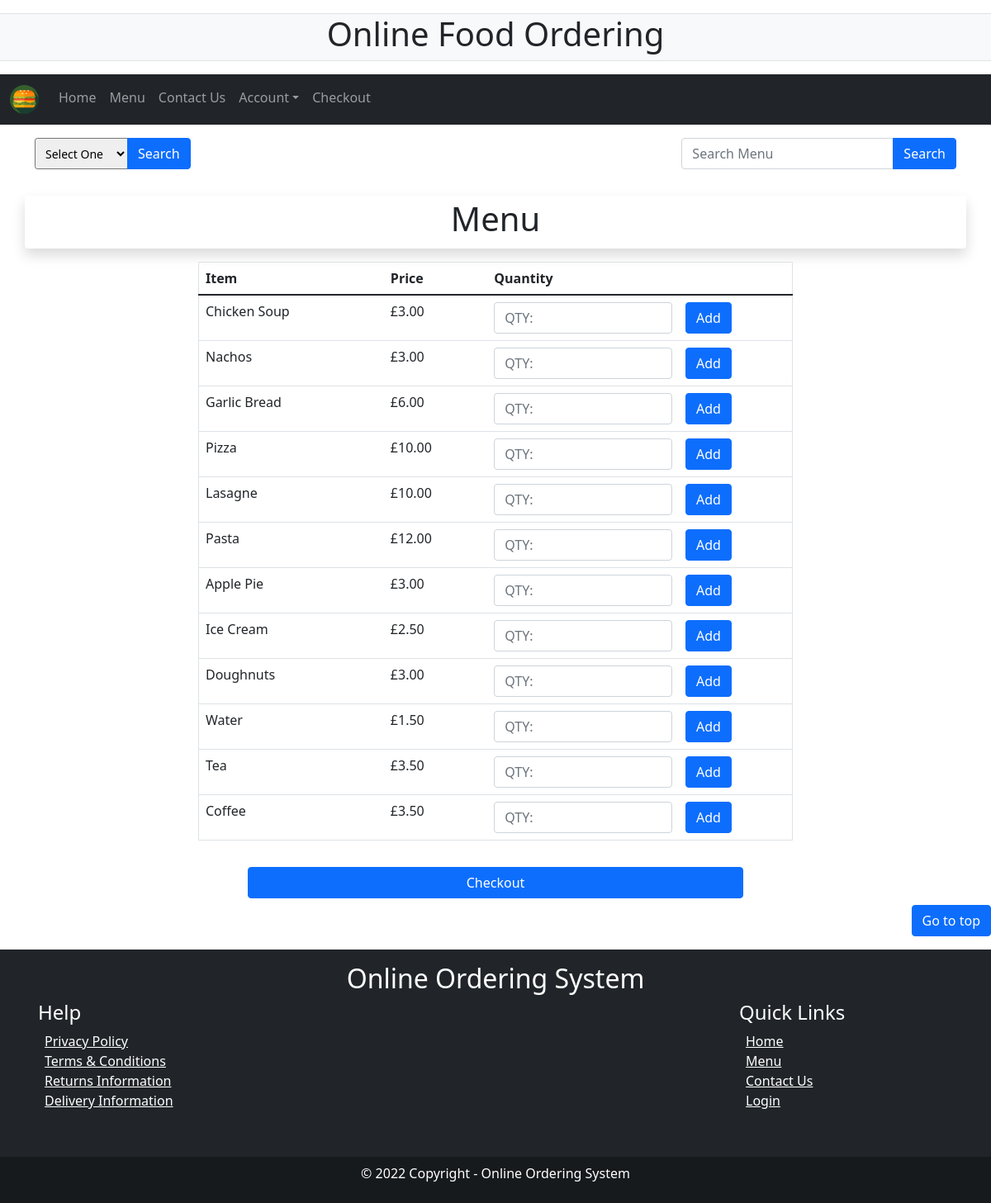
Page /index.php/menu on the committed database.
### tables this page shows
CREATE TABLE `menu` (
  `menuid` int(11) NOT NULL,
  `name` varchar(255) NOT NULL,
  `quantity` int(11) NOT NULL,
  `price` decimal(6,2) NOT NULL,
  `type` varchar(255) NOT NULL
);

### application/controllers/Menu.php (called while the page is built, shortened)
<?php
class Menu extends CI_Controller {
	public function __construct()
	{
		$this->load->database();
		$this->load->helper('html');
		$this->load->helper('cookie');
		$this->load->model('Menu_model');
	}
	public function index()
	{
		$this->load->view('navbar');
		$this->menu();
		$this->load->view('footer');
	}
	public function menu(){
		$type =  $this->input->post('searchMenu');
		$dropType =  $this->input->post('dropType');
		$data = array();
		$data['starter'] = $this->Menu_model->allItems();
		$data['main'] = $this->Menu_model->main();
		$data['dessert'] = $this->Menu_model->dessert();
		$data['drinks'] = $this->Menu_model->drinks();
		$data['type'] = $this->Menu_model->menuItems($type);
		$data['types'] = $this->Menu_model->menuItems($dropType);
		$this->load->view('menu_options',$data);
		$this->load->view('menu',$data);
	}
}

### index.php (called while the page is built, shortened)
<?php
require_once BASEPATH.'core/CodeIgniter.php';

### application/models/Menu_model.php (called while the page is built, shortened)
<?php
	class Menu_model extends CI_Model {
        public function allItems(){
            $this->db->select("*");
            $this->db->from('menu');
            $this->db->where('type', "starter");
            $query = $this->db->get();
            $data = $query->result();
            return $data;
        }
        public function main(){
            $this->db->select("*");
            $this->db->from('menu');
            $this->db->where('type', "main");
            $query = $this->db->get();
            $data = $query->result();
            return $data;
        }
        public function dessert(){
            $this->db->select("*");
            $this->db->from('menu');
            $this->db->where('type', "dessert");
            $query = $this->db->get();
            $data = $query->result();
            return $data;
        }
        public function drinks(){
            $this->db->select("*");
            $this->db->from('menu');
            $this->db->where('type', "drinks");
            $query = $this->db->get();
            $data = $query->result();
            return $data;
        }
        public function menuItems($type){
            $this->db->select("*");
            $this->db->from('menu');
            $this->db->where('type', $type);
            $this->db->or_where('name', $type);
            $query = $this->db->get();
            $data = $query->result();
            return $data;
        }
	}
    ?>

### application/views/menu.php (the view, shortened to what this page needs)
<div>
<div class="text-center my-3 table-responsive">
<table class="mx-auto table" style="width:60%" border="1"  id="table">
    <thead>
         <tr>
             <th>Item</th>
             <th>Price</th>
             <th>Quantity</th>
         </tr>
     </thead>
     <tbody>
     <?php
     if($types != null) :
                foreach($types as $type){
                ?>
                    <tr>
                       <td><?php echo $type->name;?></td>
                       <td><?php echo "£$type->price";?></td>
                       <td><?php  echo '<input type="number" style="width:180px;"  min="1" max="'.$type->quantity.'" name="quantity" placeholder="QTY:" class="form-control quantity" id="'.$type->menuid.'">';?></td>
                       <td><?php echo '<input type="button" class="btn btn-primary addCart" name="addCart" value="Add"
                       data-name="'.$type->name.'"
                       data-price="'.$type->price.'"
                       data-menu_id="'.$type->menuid.'">'?></td>
                     </tr>
           <?php } ?>
         <?php
         else :
                foreach($starter as $starter){
                ?>
                    <tr>
                       <td><?php echo $starter->name;?></td>
                       <td><?php echo "£$starter->price";?></td>
                       <td><?php  echo '<input type="number"   min="1" max="'.$starter->quantity.'" name="quantity" placeholder="QTY:" class="form-control quantity" id="'.$starter->menuid.'">';?></td>
                       <td><?php echo '<input type="button" class="btn btn-primary addCart" name="addCart" value="Add"
                       data-name="'.$starter->name.'"
                       data-price="'.$starter->price.'"
                       data-menu_id="'.$starter->menuid.'">'?></td>
                     </tr>
           <?php } ?>
           <?php
                foreach($main as $mains){
                ?>
                    <tr>
                       <td><?php echo $mains->name;?></td>
                       <td><?php echo "£$mains->price";?></td>
                       <td><?php  echo '<input type="number"  min="1" max="'.$mains->quantity.'" name="quantity" placeholder="QTY:" class="form-control quantity" id="'.$mains->menuid.'">';?></td>
                       <td><?php echo '<input type="button" class="btn btn-primary addCart" name="addCart" value="Add"
                       data-name="'.$mains->name.'"
                       data-price="'.$mains->price.'"
                       data-menu_id="'.$mains->menuid.'">'?></td>
                     </tr>
           <?php } ?>
           <?php
                foreach($dessert as $desserts){
                ?>
                    <tr>
                       <td><?php echo $desserts->name;?></td>
                       <td><?php echo "£$desserts->price";?></td>
                       <td><?php  echo '<input type="number"   min="1" max="'.$desserts->quantity.'" name="quantity" placeholder="QTY:" class="form-control quantity" id="'.$desserts->menuid.'">';?></td>
                       <td><?php echo '<input type="button" class="btn btn-primary addCart" name="addCart" value="Add"
                       data-name="'.$desserts->name.'"
                       data-price="'.$desserts->price.'"
                       data-menu_id="'.$desserts->menuid.'">'?></td>
                     </tr>
           <?php } ?>
           <?php
                foreach($drinks as $drink){
                ?>
                    <tr>
                       <td><?php echo $drink->name;?></td>
                       <td><?php echo "£$drink->price";?></td>
                       <td><?php  echo '<input type="number"   min="1" max="'.$drink->quantity.'" name="quantity" placeholder="QTY:" class="form-control quantity" id="'.$drink->menuid.'">';?></td>
                       <td><?php echo '<input type="button" class="btn btn-primary addCart " name="addCart" value="Add"
                       data-name="'.$drink->name.'"
                       data-price="'.$drink->price.'"
                       data-menu_id="'.$drink->menuid.'">'?></td>
                     </tr>
           <?php } ?>
           <?php endif;?>
     </tbody>
</table>
</div>
<div class="d-grid col-6 mx-auto mb-2 my-2">
<a
				href="<?php echo base_url(); ?>index.php/checkout"
				role="button"
				class="btn btn-primary btn-large"
				>Checkout</a
			>
</div>
</div>

### application/views/navbar.php (shortened to what this page needs)
<html>
	<head>
	<link
		href="https://cdn.jsdelivr.net/npm/bootstrap@5.1.3/dist/css/bootstrap.min.css"
		rel="stylesheet"
	/>
	<link rel="stylesheet" href="<?php echo base_url('application/styles/stylesheet.css')?>"/>
	</head>
	<body>
		<div class="row">
			<div class="col rounded text-center my-3 bg-light border">
				<h1 class="">Online Food Ordering</h1>
			</div>
		</div>
		<nav class="navbar navbar-expand-sm bg-dark navbar-dark">
			<div class="container-fluid">
				<ul class="navbar-nav">
					<li class="navbar-brand">
						<img
						src="<?php echo base_url(); ?>application/images/logo.svg"
							class="img-fluid"
							alt="Icon"
							width="35"
							height="30"
						/>
					</li>
					<li class="nav-item">
						<a class="nav-link" href="<?php echo base_url(); ?>index.php/Home"
							>Home</a
						>
					</li>
					<li class="nav-item">
						<a class="nav-link" href="<?php echo base_url(); ?>index.php/Menu"
							>Menu</a
						>
					</li>
					<li class="nav-item">
						<a
							class="nav-link"
							href="<?php echo base_url(); ?>index.php/Contact"
							>Contact Us</a
						>
					</li>
					<li class="nav-item dropdown">
						<a
							href="#"
							class="nav-link dropdown-toggle"
							data-bs-toggle="dropdown"
							>Account</a
						>
							<?php
							if($this->session->userdata('user')) : ?>
							<a
								href="<?php echo base_url(); ?>index.php/Login/Logout"
								class="dropdown-item"
								>Log Out</a
							>
							<div class="dropdown-divider"></div>
							<a
								href="<?php echo base_url(); ?>index.php/Account"
								class="dropdown-item"
								>View Account</a
							>
							<?php else : ?>
					</li>
					<?php endif;?>
					<li class="nav-item">
						<a
							class="nav-link"
							href="<?php echo base_url(); ?>index.php/Checkout"
							>Checkout</a
						>
					</li>
				</ul>
			</div>
		</nav>
	</body>
</html>

### application/views/menu_options.php (shortened to what this page needs)
<div>
<div class="container my-3">
	<div class="row">
		<div class="col">
			<form action="Menu" method="POST">
				<div class="input-group mb-3">
					<select name="dropType" id="" class="form-select-sm">
						<option value="" disabled selected>Select One</option>
					</select>
					<input type="submit" value="Search" class="btn btn-primary" />
				</div>
			</form>
		</div>
		<div class="col-auto text-end">
			<form action="Menu" method="POST">
				<div class="input-group mb-3">
					<input
						type="text"
						placeholder="Search Menu"
						name="searchMenu"
						class="form-control"
						minlength="3"
						maxlength="17"
					/>
					<input type="Submit" value="Search" class="btn btn-primary" />
				</div>
			</form>
		</div>
	</div>
</div>
<div class="container bg-white border-1 shadow rounded text-center py-1 mb-2">
	<h1>Menu</h1>
</div>
</div>

### application/views/footer.php (shortened to what this page needs)
<html>
<div class="scroll text-end mb-3 my-2">
		<button onclick="topFunction()"  class="btn btn-primary scroll-top" id="topButton">Go to top</button>
</div>
  <footer class="bg-dark text-center text-lg-start text-white">
    <div class="container p-3">
	<div class="row text-center">
	<div class="col">
		<h2>Online Ordering System</h2>
	</div>
	</div>
      <div class="row">
        <div class="col-lg-3 mb-4">
          <h4 class="">Help</h4>
          <ul class="list-unstyled mb-3">
            <li>
              <a href="#!" class="text-white mx-2">Privacy Policy</a>
            </li>
            <li>
              <a href="#!" class="text-white mx-2">Terms & Conditions</a>
            </li>
            <li>
              <a href="#!" class="text-white mx-2">Returns Information</a>
            </li>
			<li>
              <a href="#!" class="text-white mx-2">Delivery Information</a>
            </li>
          </ul>
        </div>
        <div class="col-lg-3">
        </div>
        <div class="col-lg-3">
        </div>
        <div class="col-lg-3">
          <h4 class="">Quick Links</h4>
          <ul class="list-unstyled">
            <li>
              <a href="<?php echo base_url(); ?>index.php/Home" class="text-white mx-2">Home</a>
            </li>
            <li>
              <a href="<?php echo base_url(); ?>index.php/Menu" class="text-white mx-2">Menu</a>
            </li>
            <li>
              <a href="<?php echo base_url(); ?>index.php/Contact" class="text-white mx-2">Contact Us</a>
            </li>
			<li>
              <a href="<?php echo base_url(); ?>index.php/Login" class="text-white mx-2">Login</a>
            </li>
          </ul>
        </div>
      </div>
    </div>
    <div class="text-center p-2" style="background-color: rgba(0, 0, 0, 0.3)">
      <p class="text-white">© 2022 Copyright - Online Ordering System</p>
    </div>
  </footer>
</html>

### rows in the picture
menu: name "Chicken Soup", price "3.00"
menu: name "Nachos", price "3.00"
menu: name "Garlic Bread", price "6.00"
menu: name "Pizza", price "10.00"
menu: name "Lasagne", price "10.00"
menu: name "Pasta", price "12.00"
menu: name "Apple Pie", price "3.00"
menu: name "Ice Cream", price "2.50"
menu: name "Doughnuts", price "3.00"
menu: name "Water", price "1.50"
menu: name "Tea", price "3.50"
menu: name "Coffee", price "3.50"
